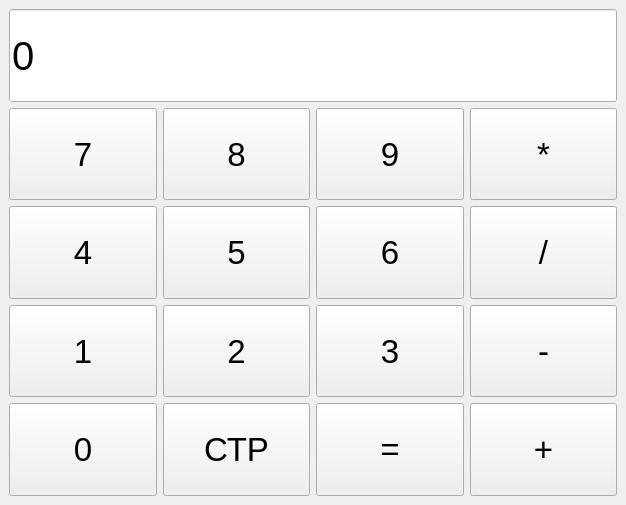
<?xml version="1.0" encoding="UTF-8"?>
<ui version="4.0">
 <class>MainWindow</class>
 <widget class="QMainWindow" name="MainWindow">
  <property name="geometry">
   <rect>
    <x>0</x>
    <y>0</y>
    <width>626</width>
    <height>505</height>
   </rect>
  </property>
  <property name="windowTitle">
   <string>MainWindow</string>
  </property>
  <widget class="QWidget" name="centralwidget">
   <layout class="QVBoxLayout" name="verticalLayout_3">
    <item>
     <widget class="QLineEdit" name="OutputLine">
      <property name="sizePolicy">
       <sizepolicy hsizetype="Minimum" vsizetype="Minimum">
        <horstretch>0</horstretch>
        <verstretch>0</verstretch>
       </sizepolicy>
      </property>
      <property name="font">
       <font>
        <pointsize>30</pointsize>
       </font>
      </property>
      <property name="text">
       <string>0</string>
      </property>
      <property name="readOnly">
       <bool>true</bool>
      </property>
     </widget>
    </item>
    <item>
     <layout class="QHBoxLayout" name="horizontalLayout_5">
      <item>
       <widget class="QPushButton" name="mPushButton_7">
        <property name="sizePolicy">
         <sizepolicy hsizetype="Minimum" vsizetype="Minimum">
          <horstretch>0</horstretch>
          <verstretch>0</verstretch>
         </sizepolicy>
        </property>
        <property name="font">
         <font>
          <pointsize>25</pointsize>
         </font>
        </property>
        <property name="text">
         <string>7</string>
        </property>
       </widget>
      </item>
      <item>
       <widget class="QPushButton" name="mPushButton_8">
        <property name="sizePolicy">
         <sizepolicy hsizetype="Minimum" vsizetype="Minimum">
          <horstretch>0</horstretch>
          <verstretch>0</verstretch>
         </sizepolicy>
        </property>
        <property name="font">
         <font>
          <pointsize>25</pointsize>
         </font>
        </property>
        <property name="text">
         <string>8</string>
        </property>
       </widget>
      </item>
      <item>
       <widget class="QPushButton" name="mPushButton_9">
        <property name="sizePolicy">
         <sizepolicy hsizetype="Minimum" vsizetype="Minimum">
          <horstretch>0</horstretch>
          <verstretch>0</verstretch>
         </sizepolicy>
        </property>
        <property name="font">
         <font>
          <pointsize>25</pointsize>
         </font>
        </property>
        <property name="text">
         <string>9</string>
        </property>
       </widget>
      </item>
      <item>
       <widget class="QPushButton" name="mPushButton_multiply">
        <property name="sizePolicy">
         <sizepolicy hsizetype="Minimum" vsizetype="Minimum">
          <horstretch>0</horstretch>
          <verstretch>0</verstretch>
         </sizepolicy>
        </property>
        <property name="font">
         <font>
          <pointsize>25</pointsize>
         </font>
        </property>
        <property name="text">
         <string>*</string>
        </property>
       </widget>
      </item>
     </layout>
    </item>
    <item>
     <layout class="QHBoxLayout" name="horizontalLayout_8">
      <item>
       <widget class="QPushButton" name="mPushButton_4">
        <property name="sizePolicy">
         <sizepolicy hsizetype="Minimum" vsizetype="Minimum">
          <horstretch>0</horstretch>
          <verstretch>0</verstretch>
         </sizepolicy>
        </property>
        <property name="font">
         <font>
          <pointsize>25</pointsize>
         </font>
        </property>
        <property name="text">
         <string>4</string>
        </property>
       </widget>
      </item>
      <item>
       <widget class="QPushButton" name="mPushButton_5">
        <property name="sizePolicy">
         <sizepolicy hsizetype="Minimum" vsizetype="Minimum">
          <horstretch>0</horstretch>
          <verstretch>0</verstretch>
         </sizepolicy>
        </property>
        <property name="font">
         <font>
          <pointsize>25</pointsize>
         </font>
        </property>
        <property name="text">
         <string>5</string>
        </property>
       </widget>
      </item>
      <item>
       <widget class="QPushButton" name="mPushButton_6">
        <property name="sizePolicy">
         <sizepolicy hsizetype="Minimum" vsizetype="Minimum">
          <horstretch>0</horstretch>
          <verstretch>0</verstretch>
         </sizepolicy>
        </property>
        <property name="font">
         <font>
          <pointsize>25</pointsize>
         </font>
        </property>
        <property name="text">
         <string>6</string>
        </property>
       </widget>
      </item>
      <item>
       <widget class="QPushButton" name="mPushButton_division">
        <property name="sizePolicy">
         <sizepolicy hsizetype="Minimum" vsizetype="Minimum">
          <horstretch>0</horstretch>
          <verstretch>0</verstretch>
         </sizepolicy>
        </property>
        <property name="font">
         <font>
          <pointsize>25</pointsize>
         </font>
        </property>
        <property name="text">
         <string>/</string>
        </property>
       </widget>
      </item>
     </layout>
    </item>
    <item>
     <layout class="QHBoxLayout" name="horizontalLayout_7">
      <item>
       <widget class="QPushButton" name="mPushButton_1">
        <property name="sizePolicy">
         <sizepolicy hsizetype="Minimum" vsizetype="Minimum">
          <horstretch>0</horstretch>
          <verstretch>0</verstretch>
         </sizepolicy>
        </property>
        <property name="font">
         <font>
          <pointsize>25</pointsize>
         </font>
        </property>
        <property name="text">
         <string>1</string>
        </property>
       </widget>
      </item>
      <item>
       <widget class="QPushButton" name="mPushButton_2">
        <property name="sizePolicy">
         <sizepolicy hsizetype="Minimum" vsizetype="Minimum">
          <horstretch>0</horstretch>
          <verstretch>0</verstretch>
         </sizepolicy>
        </property>
        <property name="font">
         <font>
          <pointsize>25</pointsize>
         </font>
        </property>
        <property name="text">
         <string>2</string>
        </property>
       </widget>
      </item>
      <item>
       <widget class="QPushButton" name="mPushButton_3">
        <property name="sizePolicy">
         <sizepolicy hsizetype="Minimum" vsizetype="Minimum">
          <horstretch>0</horstretch>
          <verstretch>0</verstretch>
         </sizepolicy>
        </property>
        <property name="font">
         <font>
          <pointsize>25</pointsize>
         </font>
        </property>
        <property name="text">
         <string>3</string>
        </property>
       </widget>
      </item>
      <item>
       <widget class="QPushButton" name="mPushButton_minus">
        <property name="sizePolicy">
         <sizepolicy hsizetype="Minimum" vsizetype="Minimum">
          <horstretch>0</horstretch>
          <verstretch>0</verstretch>
         </sizepolicy>
        </property>
        <property name="font">
         <font>
          <pointsize>25</pointsize>
         </font>
        </property>
        <property name="text">
         <string>-</string>
        </property>
       </widget>
      </item>
     </layout>
    </item>
    <item>
     <layout class="QHBoxLayout" name="horizontalLayout_6">
      <item>
       <widget class="QPushButton" name="mPushButton_0">
        <property name="sizePolicy">
         <sizepolicy hsizetype="Minimum" vsizetype="Minimum">
          <horstretch>0</horstretch>
          <verstretch>0</verstretch>
         </sizepolicy>
        </property>
        <property name="font">
         <font>
          <pointsize>25</pointsize>
         </font>
        </property>
        <property name="text">
         <string>0</string>
        </property>
       </widget>
      </item>
      <item>
       <widget class="QPushButton" name="mPushButton_clear">
        <property name="sizePolicy">
         <sizepolicy hsizetype="Minimum" vsizetype="Minimum">
          <horstretch>0</horstretch>
          <verstretch>0</verstretch>
         </sizepolicy>
        </property>
        <property name="font">
         <font>
          <pointsize>25</pointsize>
         </font>
        </property>
        <property name="text">
         <string>СТР</string>
        </property>
       </widget>
      </item>
      <item>
       <widget class="QPushButton" name="mPushButton_equals">
        <property name="sizePolicy">
         <sizepolicy hsizetype="Minimum" vsizetype="Minimum">
          <horstretch>0</horstretch>
          <verstretch>0</verstretch>
         </sizepolicy>
        </property>
        <property name="font">
         <font>
          <pointsize>25</pointsize>
         </font>
        </property>
        <property name="text">
         <string>=</string>
        </property>
       </widget>
      </item>
      <item>
       <widget class="QPushButton" name="mPushButton_plus">
        <property name="sizePolicy">
         <sizepolicy hsizetype="Minimum" vsizetype="Minimum">
          <horstretch>0</horstretch>
          <verstretch>0</verstretch>
         </sizepolicy>
        </property>
        <property name="font">
         <font>
          <pointsize>25</pointsize>
         </font>
        </property>
        <property name="text">
         <string>+</string>
        </property>
       </widget>
      </item>
     </layout>
    </item>
   </layout>
  </widget>
  <widget class="QMenuBar" name="menubar">
   <property name="geometry">
    <rect>
     <x>0</x>
     <y>0</y>
     <width>626</width>
     <height>26</height>
    </rect>
   </property>
  </widget>
 </widget>
 <resources/>
 <connections/>
</ui>
